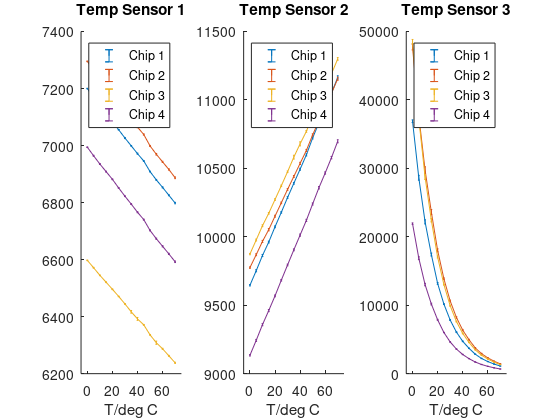
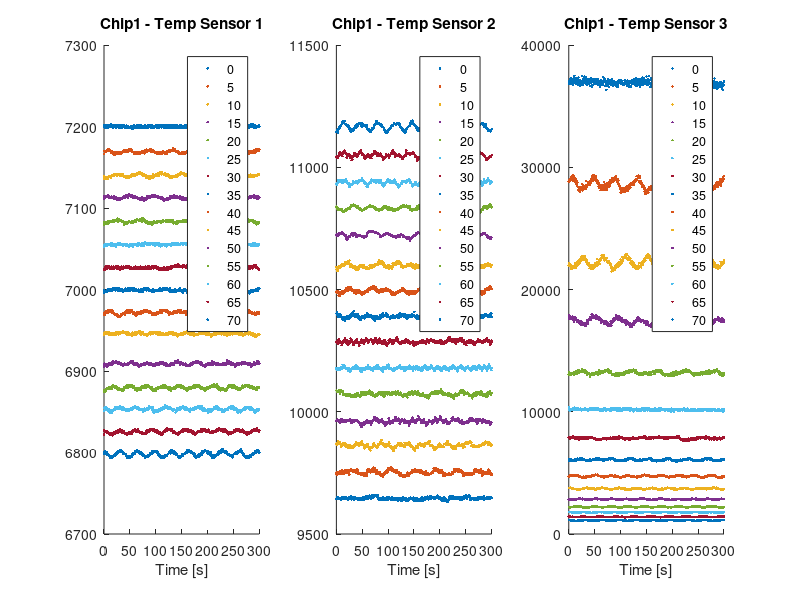
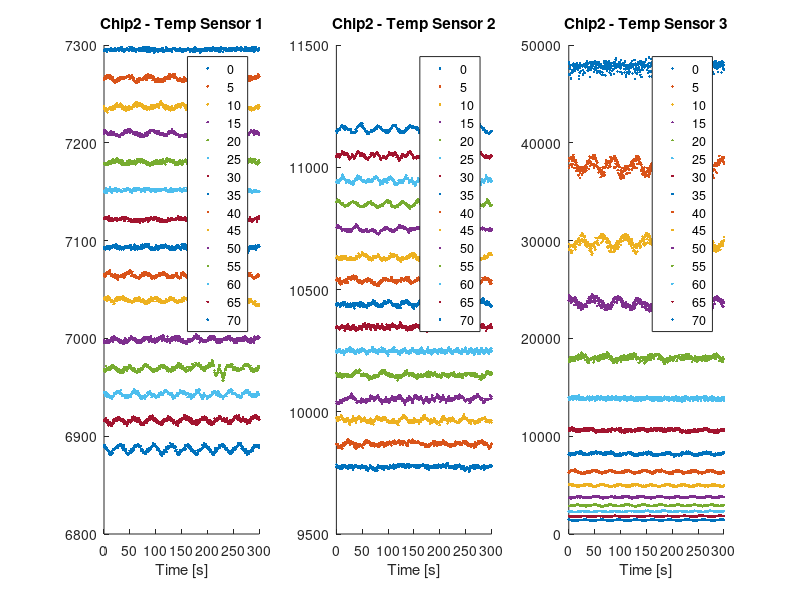
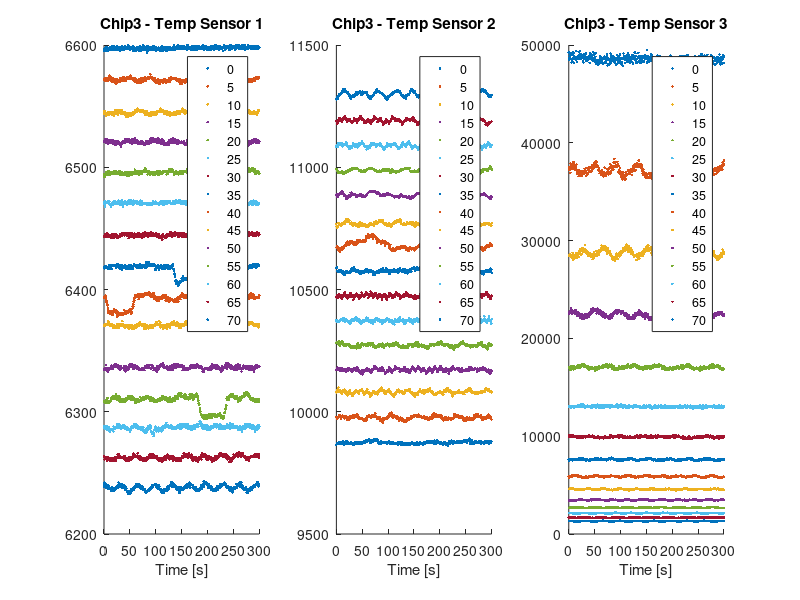

Reproduce these figures in MATLAB, in order.
load data

h=figure;
subplot(1,3,1);
hold all
for chip=1:4
    Y = data.chip(chip).temp1;
    %plot(data.temps, mean(Y, 1), '.-');
    errorbar(data.temps, mean(Y,1), std(Y,1));
    
    title(['Temp Sensor 1']);
    xlabel('T/deg C');
end
legend('Chip 1', 'Chip 2', 'Chip 3', 'Chip 4');
xlim([-5 75]);

subplot(1,3,2);
hold all
for chip=1:4
    Y = data.chip(chip).temp2;
    %plot(data.temps, mean(Y, 1), '.-');
    errorbar(data.temps, mean(Y,1), std(Y,1));
    
    title(['Temp Sensor 2']);
    xlabel('T/deg C');
end
legend('Chip 1', 'Chip 2', 'Chip 3', 'Chip 4');
xlim([-5 75]);

subplot(1,3,3);
hold all
for chip=1:4
    Y = data.chip(chip).temp3;
    %plot(data.temps, mean(Y, 1), '.-');
    errorbar(data.temps, mean(Y,1), std(Y,1));
    
    title(['Temp Sensor 3']);
    xlabel('T/deg C');
end
legend('Chip 1', 'Chip 2', 'Chip 3', 'Chip 4');
xlim([-5 75]);

% Save plots
set(gcf,'PaperPositionMode','auto')
print(h, '-depsc', 'temp_plot.eps')


%%
for chip=1:4
    figure;
    subplot(1,3,1);
    hold all
    for i=1:size(data.chip(chip).temp1,2)
        plot(0:0.5:300, data.chip(chip).temp1(:,i), '.');
    end
    legend('0','5','10','15','20','25','30', '35', '40', '45', '50', '55', '60', '65', '70');
    xlim([0 300]);
    title(['Chip' num2str(chip) ' - Temp Sensor 1']);
    xlabel('Time [s]');
    hold off

    subplot(1,3,2);
    hold all
    for i=1:size(data.chip(chip).temp2,2)
        plot(0:0.5:300, data.chip(chip).temp2(:,i), '.');
    end
    legend('0','5','10','15','20','25','30', '35', '40', '45', '50', '55', '60', '65', '70');
    xlim([0 300]);
    title(['Chip' num2str(chip) ' - Temp Sensor 2']);
    xlabel('Time [s]');
    hold off

    subplot(1,3,3);
    hold all
    for i=1:size(data.chip(chip).temp3,2)
        plot(0:0.5:300, data.chip(chip).temp3(:,i), '.');
    end
    legend('0','5','10','15','20','25','30', '35', '40', '45', '50', '55', '60', '65', '70');
    xlim([0 300]);
    title(['Chip' num2str(chip) ' - Temp Sensor 3']);
    xlabel('Time [s]');
    hold off
end


